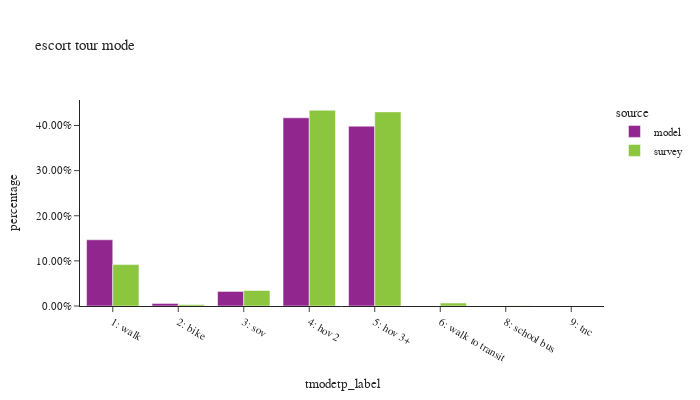

Notebook cell for this chart:
### Code cell
df_plot = es_tour.groupby(['source','tmodetp_label'])['toexpfac'].sum().reset_index()
df_plot['percentage'] = df_plot.groupby(['source'], group_keys=False)['toexpfac']. \
    apply(lambda x: x / float(x.sum()))

df_plot_ct = es_tour.groupby(['source','tmodetp_label'])['toexpfac'].count().reset_index(). \
    rename(columns={'toexpfac':'sample count'})
df_plot = df_plot.merge(df_plot_ct, on=['source','tmodetp_label'])

fig = px.bar(df_plot.sort_values(by=['source']), x="tmodetp_label", y="percentage", color="source",
             barmode="group",hover_data=['sample count'],title="escort tour mode")
fig.update_layout(height=400, width=700, font=dict(size=11),
                  xaxis = dict(dtick = 1, categoryorder='category ascending'),
                  yaxis=dict(tickformat=".2%"))
fig.show()

### Figure 1 — Plotly figure (JSON) as saved in the notebook; plotly's stock layout.template omitted (floating-point values rounded to 4 significant figures)
{"data": [{"alignmentgroup": "True", "customdata": [[119783], [4577], [26371], [340530], [325411]], "hovertemplate": "source=model<br>tmodetp_label=%{x}<br>percentage=%{y}<br>sample count=%{customdata[0]}<extra></extra>", "legendgroup": "model", "marker": {"color": "#91268F", "pattern": {"shape": ""}}, "name": "model", "offsetgroup": "model", "orientation": "v", "showlegend": true, "textposition": "auto", "type": "bar", "x": ["1: walk", "2: bike", "3: sov", "4: hov 2", "5: hov 3+"], "xaxis": "x", "y": [0.1467, 0.005604, 0.03229, 0.417, 0.3985], "yaxis": "y"}, {"alignmentgroup": "True", "customdata": [[102], [15], [45], [342], [252], [11], [3], [1]], "hovertemplate": "source=survey<br>tmodetp_label=%{x}<br>percentage=%{y}<br>sample count=%{customdata[0]}<extra></extra>", "legendgroup": "survey", "marker": {"color": "#8CC63E", "pattern": {"shape": ""}}, "name": "survey", "offsetgroup": "survey", "orientation": "v", "showlegend": true, "textposition": "auto", "type": "bar", "x": ["1: walk", "2: bike", "3: sov", "4: hov 2", "5: hov 3+", "6: walk to transit", "8: school bus", "9: tnc"], "xaxis": "x", "y": [0.0917, 0.003118, 0.03432, 0.4337, 0.4302, 0.006587, 0.0004, 1.058e-05], "yaxis": "y"}], "layout": {"barmode": "group", "font": {"size": 11}, "height": 400, "legend": {"title": {"text": "source"}, "tracegroupgap": 0}, "title": {"text": "escort tour mode"}, "width": 700, "xaxis": {"anchor": "y", "categoryorder": "category ascending", "domain": [0.0, 1.0], "dtick": 1, "title": {"text": "tmodetp_label"}}, "yaxis": {"anchor": "x", "domain": [0.0, 1.0], "tickformat": ".2%", "title": {"text": "percentage"}}}}
